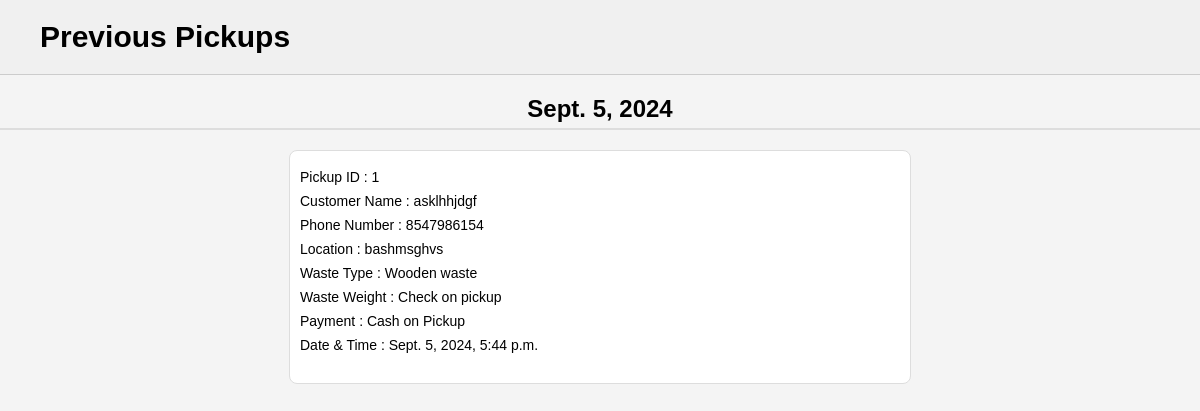
The page /prev/ on the database as committed earlier.
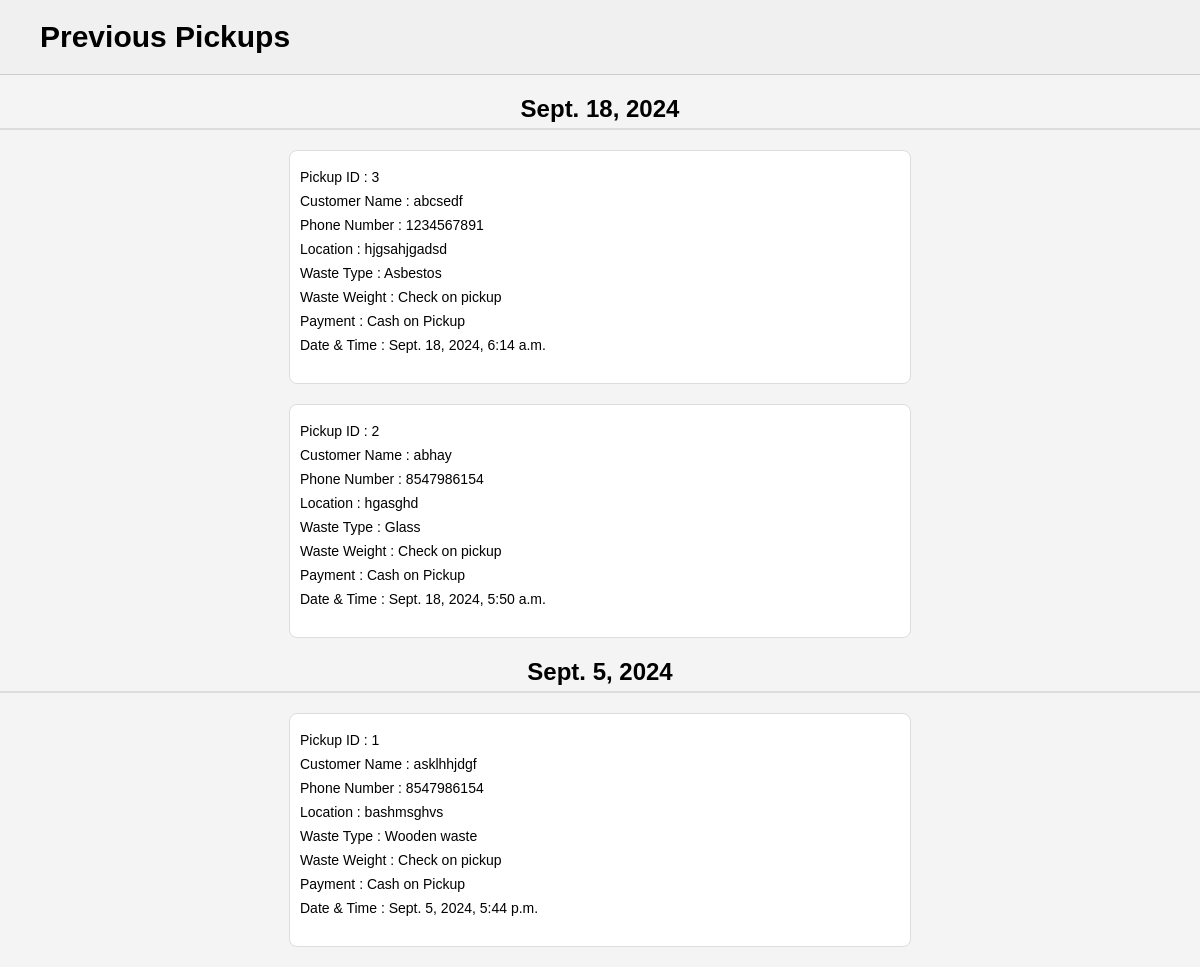
The same page on the database as committed later.
### WM_app/models.py (models this page shows, shortened)
class Pickup(models.Model):
    pickup_id=models.AutoField(primary_key=True)
    customer=models.CharField(max_length=255)
    contact_number=models.CharField(max_length=15)
    waste_type=models.CharField(max_length=50)
    weight=models.CharField(max_length=50)
    location=models.TextField()
    payment_status=models.CharField(max_length=50)
    date=models.DateTimeField(default=timezone.now)
    pickup_status=models.CharField(max_length=50,default='Pending')

### WM_app/views.py (the view)
# urls.py: path('prev/',views.oldpickups,name='prev'),
def oldpickups(request):
    now=timezone.now()
    start_of_day=now.replace(hour=0,minute=0,second=0,microsecond=0)
    pickups=Pickup.objects.filter(date__lt=start_of_day).annotate(
        date_only=Cast('date',DateField())
    ).order_by('-date_only','-date')
    pickup_by_date={}
    for pickup in pickups:
        pickup_date=pickup.date_only
        if pickup_date not in pickup_by_date:
            pickup_by_date[pickup_date]=[]
        pickup_by_date[pickup_date].append(pickup)
    return render(request,"previous.html",{'pickup_by_date':pickup_by_date})

### template/previous.html (shortened to what this page needs)
<!DOCTYPE html>
<html lang="en">
<head>
    {% load static %}
</head>
<body>
    <header class="header">
        <div class="title-container">
            <span class="title">Previous Pickups</span>
        </div>
    </header>
    {% for date,pickups in pickup_by_date.items %}
        <div class="date-section">
            <h2 class="date-heading">{{ date }}</h2>
            {% for pickup in pickups %}
                <div class="content">
                    <div class="details">
                        <p>Pickup ID : {{ pickup.pickup_id }}</p>
                        <p>Customer Name : {{ pickup.customer }}</p>
                        <p>Phone Number : {{ pickup.contact_number }}</p>
                        <p>Location : {{ pickup.location }}</p>
                        <p>Waste Type : {{ pickup.waste_type }}</p>
                        <p>Waste Weight : {{ pickup.weight }}</p>
                        <p>Payment : {{ pickup.payment_status }}</p>
                        <p>Date & Time : {{ pickup.date }}</p>
                    </div>
                </div>
            {% endfor %}
        </div>
    {% empty %}
        <p>No previous pickups available.</p>
    {% endfor %}
</body>
</html>

### template/previous.html (style rules this page uses)
body { font-family: Arial, sans-serif; margin: 0; padding: 0; background-color: #f4f4f4; }
.header { padding: 10px 20px; background-color: #f0f0f0; border-bottom: 1px solid #ccc; }
.title-container { display: flex; align-items: center; padding: 10px 20px; }
.title { font-size: 30px; font-weight: bold; }
.content { padding: 20px; max-width: 600px; margin: 20px auto; border: 1px solid #ddd; border-radius: 8px; background-color: #fff; }
.details { margin-bottom: 20px; }
.details p { margin: 8px 0; font-size: 14px; }
.date-section { margin-bottom: 20px; }
.date-heading { font-size: 1.5em; margin-bottom: 10px; border-bottom: 2px solid #ddd; padding-bottom: 5px; text-align: center; }
.content { border: 1px solid #ddd; padding: 10px; margin-bottom: 10px; }

Rows that differ between the two databases and show on the page:
added Pickup: date "Sept. 18, 2024", pickup_id "3", customer "abcsedf", contact_number "1234567891", location "hjgsahjgadsd", waste_type "Asbestos", weight "Check on pickup", payment_status "Cash on Pickup", date "Sept. 18, 2024, 6:14 a.m."
added Pickup: pickup_id "2", customer "abhay", contact_number "8547986154", location "hgasghd", waste_type "Glass", weight "Check on pickup", payment_status "Cash on Pickup", date "Sept. 18, 2024, 5:50 a.m.", shown under "Sept. 18, 2024"
